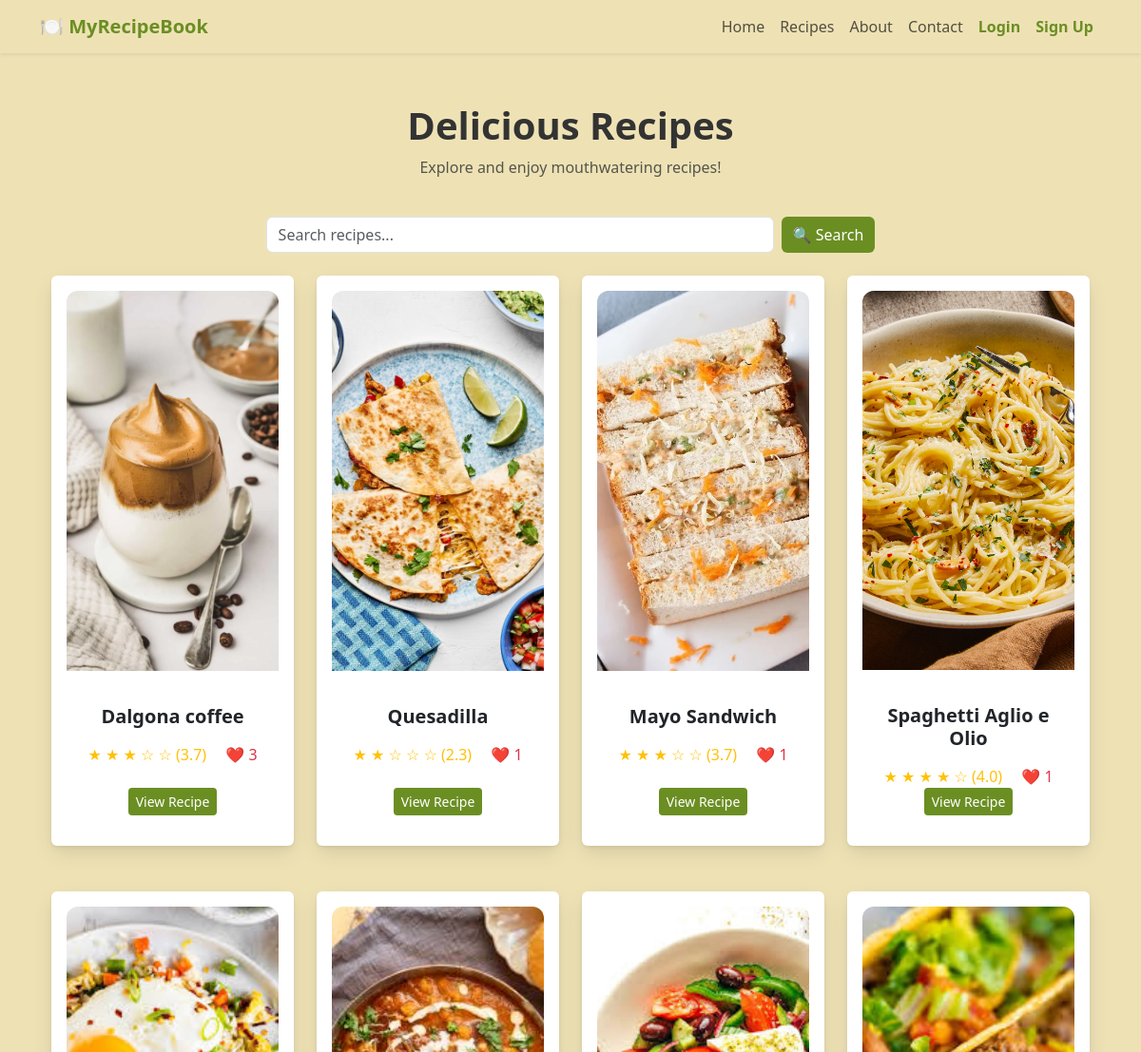
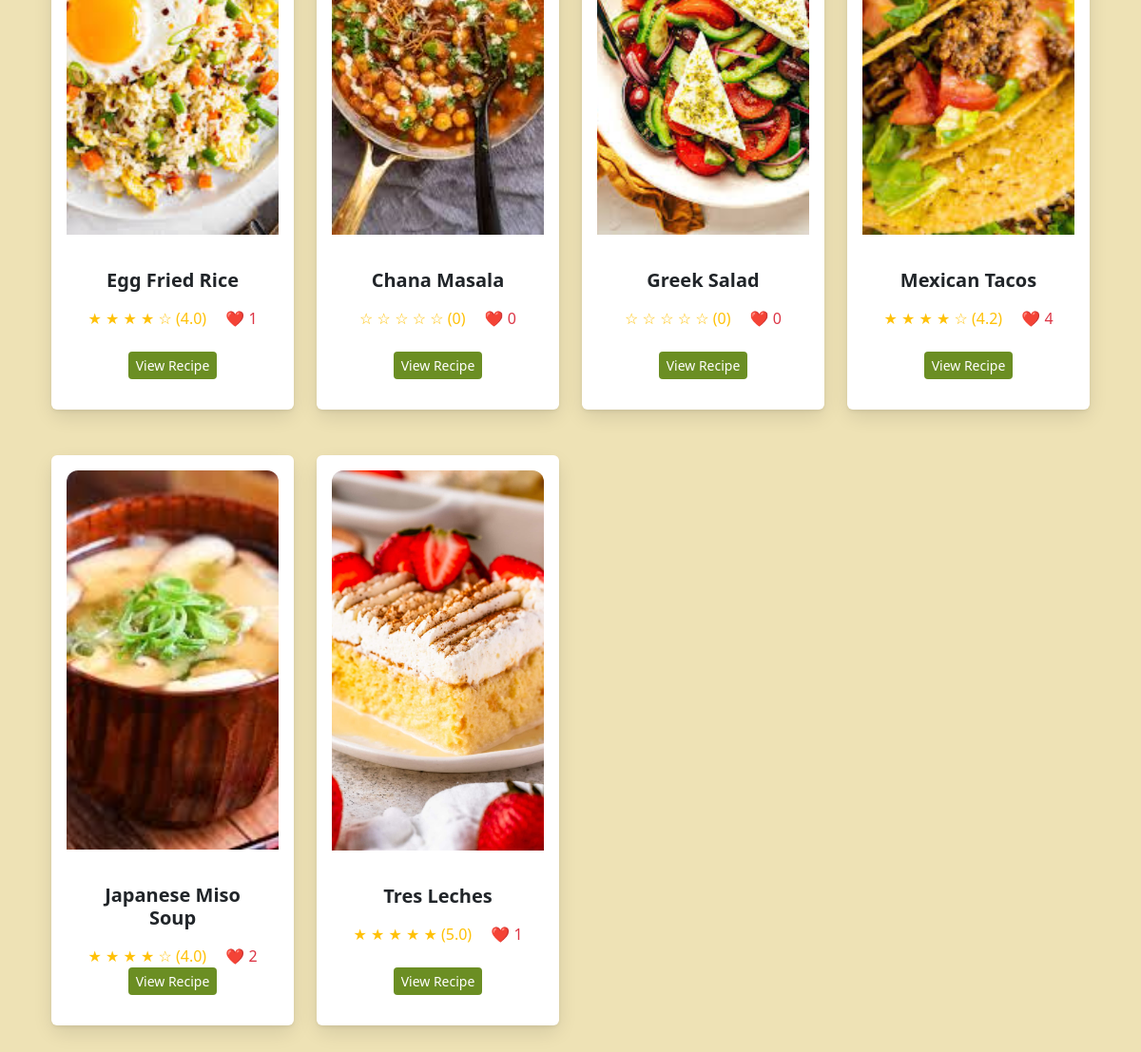
Page /recipes on the committed database (2 pictures, top to bottom).
### app/models.py (models this page shows)
class Recipe(db.Model):
    id = db.Column(db.Integer, primary_key=True)
    title = db.Column(db.String(255), nullable=False)
    tags = db.Column(db.String(255))
    ingredients = db.Column(db.Text, nullable=False)
    instructions = db.Column(db.Text, nullable=True)
    description = db.Column(db.String(500), nullable=True)
    image_path = db.Column(db.String(255))  # Stores relative path
    video_path = db.Column(db.String(255))  # Stores relative path
    is_premium = db.Column(db.Boolean, default=False)  # New column
    likes = db.relationship('Like', backref='recipe', lazy=True)
    ratings = db.relationship('Rating', backref='recipe', lazy=True)
    comments = db.relationship('Comment', backref='recipe', lazy=True)
    @property
    def average_rating(self):
        if not self.ratings:
            return 0  # No ratings yet
        return round(sum(r.rating for r in self.ratings) / len(self.ratings), 1)
    @property
    def like_count(self):
        return len(self.likes)

class Rating(db.Model):
    id = db.Column(db.Integer, primary_key=True)
    user_id = db.Column(db.Integer, db.ForeignKey('user.id'), nullable=False)
    recipe_id = db.Column(db.Integer, db.ForeignKey('recipe.id'), nullable=False)
    rating = db.Column(db.Integer, nullable=False)  # Rating from 1 to 5

### app/routes.py (the view)
@bp.route('/recipes')
def recipes():
    recipes = Recipe.query.filter_by(is_premium=False).all()
    return render_template('recipes.html', recipes=recipes)

### app/templates/recipes.html (shortened to what this page needs)
{% extends "base.html" %}
{% block content %}
<div class="container py-1">
    <h1 class="text-center fw-bold page-title">Delicious Recipes</h1>
    <p class="text-center text-muted">Explore and enjoy mouthwatering recipes!</p>
    <div class="container py-4">
        <form action="{{ url_for('routes.search') }}" method="GET" class="d-flex justify-content-center">
            <input type="text" name="q" class="form-control w-50 me-2" placeholder="Search recipes..." required>
            <button type="submit" class="btn btn-primary">🔍 Search</button>
        </form>
    </div>
<div class="row gx-4 gy-5">
    {% for recipe in recipes %}
        <div class="col-lg-3 col-md-4 col-sm-6 col-12">
            <div class="flip-card" onclick="flipCard(this)">
                <div class="flip-card-inner">
                    <div class="flip-card-front">
                        <div class="card shadow-sm border-0 h-100 p-3 d-flex flex-column card-fixed-height">
                            {% if recipe.image_path %}
                                <img src="{{ url_for('static', filename=recipe.image_path) }}" class="card-img-top" alt="{{ recipe.title }}">
                            {% else %}
                                <img src="{{ url_for('static', filename='images/placeholder.jpg') }}" class="card-img-top" alt="No Image Available">
                            {% endif %}
                            <div class="card-body text-center d-flex flex-column flex-grow-1">
                                <h5 class="fw-bold">{{ recipe.title }}</h5>
                                <div class="mt-2">
                                    <span class="text-warning">
                                        {% for i in range(1, 6) %}
                                            {% if i <= recipe.average_rating %}
                                                ★
                                            {% else %}
                                                ☆
                                            {% endif %}
                                        {% endfor %}
                                        ({{ recipe.average_rating or 0 }})
                                    </span>
                                    <span class="text-danger ms-3">❤️ {{ recipe.like_count }}</span>
                                </div>
                                <div class="mt-auto">
                                    <a href="{{ url_for('routes.view_recipe', recipe_id=recipe.id) }}" class="btn btn-primary btn-sm" onclick="event.stopPropagation();">
                                        View Recipe
                                    </a>
                                </div>
                            </div>
                        </div>
                    </div>
                    <div class="flip-card-back">
                        <div class="card-body d-flex align-items-center justify-content-center">
                            <p class="description-text">{{ recipe.description or 'No description available.' }}</p>
                        </div>
                    </div>
                </div>
            </div>
        </div>
    {% endfor %}
</div>
{% endblock %}

### app/templates/base.html (shortened to what this page needs)
<!DOCTYPE html>
<html lang="en">
<head>
    <link href="https://cdn.jsdelivr.net/npm/bootstrap@5.3.0/dist/css/bootstrap.min.css" rel="stylesheet">
    <link rel="stylesheet" href="{{ url_for('static', filename='styles.css') }}">
    <link rel="stylesheet" href="https://cdnjs.cloudflare.com/ajax/libs/font-awesome/6.0.0/css/all.min.css">
</head>
<body>
<nav class="navbar navbar-expand-lg navbar-light shadow-sm">
    <div class="container">
        <a class="navbar-brand fw-bold" href="{{ url_for('routes.index') }}">🍽️ MyRecipeBook</a>
        <div class="collapse navbar-collapse" id="navbarNav">
            <ul class="navbar-nav ms-auto">
                <li class="nav-item"><a class="nav-link" href="{{ url_for('routes.index') }}">Home</a></li>
                <li class="nav-item"><a class="nav-link" href="{{ url_for('routes.recipes') }}">Recipes</a></li>
                <li class="nav-item"><a class="nav-link" href="{{ url_for('routes.about') }}">About</a></li>
                <li class="nav-item"><a class="nav-link" href="{{ url_for('routes.contact') }}">Contact</a></li>
                {% if current_user.is_authenticated %}
                    {% if current_user.is_authenticated and current_user.is_admin %}
                    <li class="nav-item">
                        <a class="nav-link" href="{{ url_for('routes.admin_dashboard') }}">
                            Admin Dashboard
                         </a>
                    </li>
                {% endif %}
                    <li class="nav-item dropdown">
                        <a class="nav-link dropdown-toggle d-flex align-items-center" href="#" id="userDropdown" role="button" data-bs-toggle="dropdown">
                            <img src="{{ url_for('static', filename=current_user.profile_photo)}}" class="profile-photo me-2">
                            {{ current_user.name }}
                        </a>
                        <ul class="dropdown-menu dropdown-menu-end">
                            <li><a class="dropdown-item" href="{{ url_for('routes.user_profile') }}">Profile</a></li>
                            <li><a class="dropdown-item text-danger" href="{{ url_for('routes.user_logout') }}">Logout</a></li>
                        </ul>
                    </li>
                {% else %}
                    <li class="nav-item"><a class="nav-link link-accent" href="{{ url_for('routes.user_login') }}">Login</a></li>
                    <li class="nav-item"><a class="nav-link link-accent" href="{{ url_for('routes.user_signup') }}">Sign Up</a></li>
                {% endif %}
            </ul>
        </div>
    </div>
</nav>
    <div class="container my-5">
        {% block content %}{% endblock %}
    </div>
</body>
</html>

### app/static/styles.css (style rules this page uses)
:root { --bg-light: #EEE2B5; --bg-card: #F8F6F2; --text-dark: #333333; --accent-green: #6B8E23; --hover-green: #4A5D23; --border-light: #EAEAEA; }
body { background-color: var(--bg-light); color: var(--text-dark); font-family: 'Segoe UI', Tahoma, Geneva, Verdana, sans-serif; }
.navbar { background-color: var(--bg-light); box-shadow: 0 4px 12px rgba(0, 0, 0, 0.05); }
.navbar-brand { color: var(--accent-green); }
.btn-primary { background-color: var(--accent-green); border: none; transition: background-color 0.3s ease; }
.card-img-top { width: 100%; height: 400px; object-fit: cover; border-top-left-radius: 12px; border-top-right-radius: 12px; }
.flip-card { perspective: 1000px; cursor: pointer; }
.flip-card-inner { position: relative; width: 100%; min-height: 600px; transform-style: preserve-3d; transition: transform 0.6s ease; }
.flip-card-front, .flip-card-back { position: absolute; width: 100%; height: 100%; border-radius: 12px; backface-visibility: hidden; box-shadow: 0 8px 20px rgba(0, 0, 0, 0.1); }
.flip-card-front { display: flex; flex-direction: column; background: var(--bg-card); }
.card-fixed-height { min-height: 100%; }
.flip-card-front .card-img-top { width: 100%; height: 400px; object-fit: cover; border-top-left-radius: 12px; border-top-right-radius: 12px; margin-bottom: 20px; }
.card-body { display: flex; flex-direction: column; flex: 1; }
.flip-card-back { background: var(--accent-green); transform: rotateY(180deg); display: flex; flex-direction: column; justify-content: center; padding: 20px; text-align: center; }
.description-text { font-family: 'Playfair Display', serif; font-size: 1.3rem; font-weight: bold; color: white; line-height: 1.8; }
.link-accent { color: var(--accent-green); font-weight: bold; text-decoration: none; }
input, textarea { border-radius: 8px; border: 1px solid var(--border-light); padding: 10px; }

### rows in the picture
Recipe: image_path (picture), title "Dalgona coffee", rating "3.7", like_count "3"
Recipe: image_path (picture), title "Quesadilla", rating "2.3", like_count "1"
Recipe: image_path (picture), title "Mayo Sandwich", rating "3.7", like_count "1"
Recipe: image_path (picture), title "Spaghetti Aglio e Olio", rating "4.0", like_count "1"
Recipe: image_path (picture), title "Egg Fried Rice", rating "4.0", like_count "1"
Recipe: image_path (picture), title "Chana Masala", is_premium "0", like_count "0"
Recipe: image_path (picture), title "Greek Salad", is_premium "0", like_count "0"
Recipe: image_path (picture), title "Mexican Tacos", rating "4.2", like_count "4"
Recipe: image_path (picture), title "Japanese Miso Soup", rating "4.0", like_count "2"
Recipe: image_path (picture), title "Tres Leches", rating "5.0", like_count "1"
